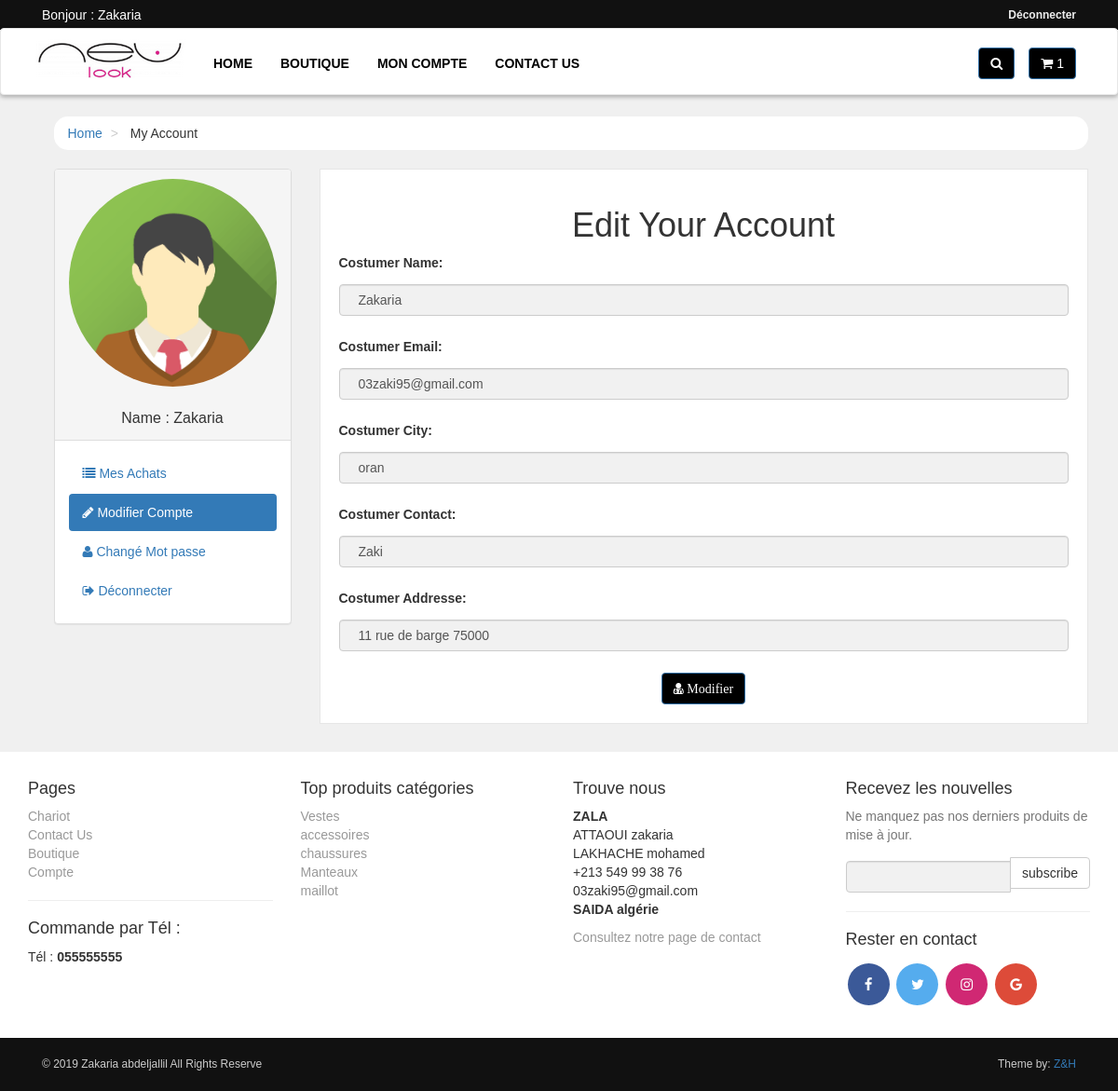
Screenshot of /customer/my_account.php?edit_account (signed in) with the database file from the repository.
### tables this page shows
CREATE TABLE IF NOT EXISTS `customers` (
  `customer_id` int(10) NOT NULL AUTO_INCREMENT,
  `customer_name` varchar(255) NOT NULL,
  `customer_email` varchar(255) NOT NULL,
  `customer_pass` varchar(255) NOT NULL,
  `customer_country` text NOT NULL,
  `customer_city` text NOT NULL,
  `customer_contact` varchar(255) NOT NULL,
  `customer_address` text NOT NULL,
  `customer_image` text NOT NULL,
  `customer_ip` varchar(100) NOT NULL,
  `confirmkey` varchar(255) NOT NULL,
  `confirme` int(1) NOT NULL,
  PRIMARY KEY (`customer_id`)
);

CREATE TABLE IF NOT EXISTS `product_categories` (
  `p_cat_id` int(10) NOT NULL AUTO_INCREMENT,
  `p_cat_title` text NOT NULL,
  `p_cat_desc` text NOT NULL,
  PRIMARY KEY (`p_cat_id`)
);

### customer/edit_account.php (the view, shortened to what this page needs)
<?php
		$customer_session = $_SESSION['customer_email'];
		$get_customer = "select * from customers where customer_email='$customer_session'";
		$run_customer = mysqli_query($con,$get_customer);
        $row_customer = mysqli_fetch_array($run_customer);
        $customer_name = $row_customer['customer_name'];
        $customer_email = $row_customer['customer_email'];
        $customer_city = $row_customer['customer_city'];
        $customer_contact = $row_customer['customer_contact'];
        $customer_address = $row_customer['customer_address'];
		?>
<h1 align="center">Edit Your Account</h1>
<form action="" method="post" enctype="multipart/form-data">
	<div class="form-group">
		<label> Costumer Name:</label>
		<input type="text" value="<?php echo $customer_name; ?>" name="c_name" class="form-control" required>
	</div>
	<div class="form-group">
		<label> Costumer Email:</label>
		<input type="text" value="<?php echo $customer_email; ?>" name="c_email" class="form-control" required>
	</div>
	<div class="form-group">
		<label> Costumer City:</label>
		<input type="text" value="<?php echo $customer_city; ?>" name="c_city" class="form-control" required>
	</div>
	<div class="form-group">
		<label> Costumer Contact:</label>
		<input type="text" value="<?php echo $customer_contact; ?>" name="c_contact" class="form-control" required>
	</div>
	<div class="form-group">
		<label> Costumer Addresse:</label>
		<input type="text" value="<?php echo $customer_address; ?>" name="c_address" class="form-control" required>
	</div>
	<div class="text-center">
		<button name="update" class="btn btn-primary">
			<i class="fa fa-user-md"> Modifier </i>
		</button>
	</div></form>

### customer/my_account.php (shortened to what this page needs)
<?php
if(!isset($_SESSION['customer_email'])){
    echo "<script>window.open('../checkout.php','_self')</script>";
}else{
include("includes/db.php");
?>
<!DOCTYPE html>
<html>
<head>
  <link rel="stylesheet" type="text/css" href="styles/bootstrap-337.min.css">
  <link rel="stylesheet" type="text/css" href="font-awsome/css/font-awesome.min.css">
  <link rel="stylesheet" type="text/css" href="styles/style.css">
</head>
<body>
  <hr>
  <div id="top">
     <div class="container">
       <div class="col-md-6 offer">
               <a href="#" >
                <?php
               if (!isset($_SESSION['customer_email'])){
                echo "Bonjour : Anonyme";
                }else{
                   $customer_session = $_SESSION['customer_email'];
                   $get_customer = "select * from customers where customer_email='$customer_session'";
                   $run_customer = mysqli_query($con,$get_customer);
                   $row_customer = mysqli_fetch_array($run_customer);
                   $customer_name = $row_customer['customer_name'];
                   echo "Bonjour : " .$customer_name. "";
                }
                ?>
               </a>
           </div>
          <div class="col-md-6">
               <ul class="menu">
                   <li>
                       <a href="../checkout.php"><?php
               if (!isset($_SESSION['customer_email'])){
                echo "<b><a href='../checkout.php'> Me connecter </a></b>";
                }else{
                  echo "<b><a href='../logout.php'> Déconnecter </a></b>";
                }
                ?>
                       </a>
                   </li>
               </ul>
           </div>
       </div>
   </div>
   <div id="navbar" class="navbar navbar-default">
       <div class="container">
           <div class="navbar-header">
               <a href="../index.php" class="navbar-brand home">
                   <img src="images/newlookred.png" alt="NewL" class="hidden-xs">
               </a>
           </div>
           <div class="navbar-collapse collapse" id="navigation">
               <div class="padding-nav">
                   <ul class="nav navbar-nav left">
                       <li>
                           <a href="../index.php">Home</a>
                       </li>
                       <li>
                           <a href="../shop.php">Boutique</a>
                       </li>
                       <li>
                           <a href="my_account.php">Mon compte</a>
                       </li>
                       <li>
                           <a href="../contact.php">Contact Us</a>
                       </li>
                   </ul>
               </div>
               <a href="
               ../cart.php" class="btn navbar-btn btn-primary right">
                   <i class="fa fa-shopping-cart"></i>
                   <span><?php items(); ?></span>
               </a>
               <div class="navbar-collapse collapse right">
                   <button class="btn btn-primary navbar-btn" type="button" data-toggle="collapse" data-target="#search">
                       <i class="fa fa-search"></i>
                   </button>
               </div>
           </div>
       </div>
   </div>
   <div id="content">
       <div class="container">
           <div class="col-md-12">
               <ul class="breadcrumb">
                   <li>
                       <a href="index.php">Home</a>
                   </li>
                   <li>
                       My Account
                   </li>
               </ul>
           </div>
           <div class="col-md-3">
   <?php
    include("includes/sidebar.php");
    ?>
           </div>
           <div class="col-md-9">
               <div class="box">
                    <?php
                   if (isset($_GET['edit_account'])){
                       include("edit_account.php");
                   }
                   ?>
               </div>
           </div>
       </div>
   </div>
   <?php
    include("includes/footer.php");
    ?>
</body>
</html>
<?php  }  ?>

### customer/includes/sidebar.php (shortened to what this page needs)
<div class="panel panel-default sidebar-menu">
    <div class="panel-heading">
        <?php
        $customer_session = $_SESSION['customer_email'];
        $get_customer = "select * from customers where customer_email='$customer_session'";
        $run_customer = mysqli_query($con,$get_customer);
        $row_customer = mysqli_fetch_array($run_customer);
        $customer_name = $row_customer['customer_name'];
        if (!isset($_SESSION['customer_email'])) {
        }else{
            echo "
            <center>
                <img src='customer_images/avatar2.png' class='img-responsive' id='avatar2'>
                <br />
                <h3 class='panel-title' align='center'>
                Name : $customer_name
                </h3>
            </center>
            ";
        }
        ?>
    </div>
    <div class="panel-body">
        <ul class="nav-pills nav-stacked nav">
            <li class="<?php if(isset($_GET['my_orders'])){ echo "active"; } ?>">
                <a href="my_account.php?my_orders">
                    <i class="fa fa-list"></i> Mes Achats
                </a>
            </li>
            <li class="<?php if(isset($_GET['edit_account'])){ echo "active"; } ?>">
                <a href="my_account.php?edit_account">
                    <i class="fa fa-pencil"></i> Modifier Compte
                </a>
            </li>
            <li class="<?php if(isset($_GET['change_pass'])){ echo "active"; } ?>">
                <a href="my_account.php?change_pass">
                    <i class="fa fa-user"></i> Changé Mot passe
                </a>
            </li>
            <li>
                <a href="../logout.php">
                    <i class="fa fa-sign-out"></i> Déconnecter
                </a>
            </li>
        </ul>
    </div>
</div>

### customer/includes/footer.php (shortened to what this page needs)
<div id="footer">
    <div class="container">
        <div class="row">
            <div class="col-sm-6 col-md-3">
               <h4>Pages</h4>
                <ul>
                    <li><a href="../cart.php">Chariot</a></li>
                    <li><a href="../contact.php">Contact Us</a></li>
                    <li><a href="../shop.php">Boutique</a></li>
                    <li><a href="my_account.php">Compte</a></li>
                </ul>
                <hr>
                <h4>Commande par Tél :</h4>
                 <ul>
                    <li> Tél : <b>055555555</b> </li>
                </ul>
            </div>
            <div class="com-sm-6 col-md-3">
                <h4>Top produits catégories</h4>
                <ul>
                     <?php
                        $get_p_cats = "select * from product_categories";
                        $run_p_cats = mysqli_query($con,$get_p_cats);
                        while($row_p_cats=mysqli_fetch_array($run_p_cats)){
                            $p_cat_id = $row_p_cats['p_cat_id'];
                            $p_cat_title = $row_p_cats['p_cat_title'];
                            echo "
                                <li>
                                    <a href='../shop.php?p_cat=$p_cat_id'>
                                        $p_cat_title
                                    </a>
                                </li>
                            ";
                        }
                    ?>
                </ul>
            </div>
            <div class="col-sm-6 col-md-3">
                <h4>Trouve nous</h4>
                <p>
                    <strong>ZALA</strong>
                    <br/>ATTAOUI zakaria
                    <br/>LAKHACHE mohamed
                    <br/>+213 549 99 38 76
                    <br/>03zaki95@gmail.com
                    <br/><strong>SAIDA algérie</strong>
                </p>
                <a href="../contact.php">Consultez notre page de contact</a>
            </div>
            <div class="col-sm-6 col-md-3">
                <h4>Recevez les nouvelles</h4>
                <p class="text-muted">
                    Ne manquez pas nos derniers produits de mise à jour.
                </p>
                <form action="" method="post">
                    <div class="input-group">
                        <input type="text" class="form-control" name="email">
                        <span class="input-group-btn">
                            <input type="submit" value="subscribe" class="btn btn-default">
                        </span>
                    </div>
                </form>
                <hr>
                <h4>Rester en contact</h4>
                <p id="socil">
                    <a href="https://www.facebook.com/Boutique-New-Look-Sa%C3%AFda-173258006100670/?__tn__=%3C-R&eid=ARC7XaQDip1U3q0kxnn0m7DMOM4ysZ1ov8kBeCkuk9FM-GJGt1MH6CJyxbtInIHiIgJDDgXCwC0tRJYz&hc_ref=ARTNoMknNaHMvTI7SXWu7dn4jk-oR5C0eW2V3U8pyaEHgNyaiPfd3hozqvTotS15SXk&__xts__[0]=68.ARBFXVDKtUAlV0mnv-p7MN8GCSaozTFH0aztiGZDKze9IK78Kg9H7kldxnVwneeIg3P_9k7oUHTuo8XhXvqzH5t4ohxiQcXbZXbVEubJ9csMyraxZm_lG6aXxwNdUqH-Ij75-QWP6OtweqHVf5xKGbD3kQ-n1W1M6HNNUJSzd7-c7ZBgixae_F-MSf7Uye1roaIxzhJEONnIP5_fqGpV7xz1T7kioDRVUzbJrmAA-1ETQT2_maJcOrXIay45lgHMR8oCefZzaC0aChiRbIcUkIgE1xv71fam0r2Yu0oxPozpmF1UL1fHIRjeSVr2FHv02rIDaQgp8oqU4MFqBhtgCwazHC6oj8WsLaBRIIDCDr3OXjXCF8ePP6E" class="fa fa-facebook" target="_blank"></a>
                    <a href="#" class="fa fa-twitter"></a>
                    <a href="https://www.instagram.com/boutiquenewlooksaida/" class="fa fa-instagram" target="_blank"></a>
                    <a href="#" class="fa fa-google"></a>
                </p>
            </div>
        </div>
    </div>
</div>
<div id="copyright">
    <div class="container">
        <div class="col-md-6">
            <p class="pull-left">&copy; 2019 Zakaria abdeljallil All Rights Reserve</p>
        </div>
        <div class="col-md-6">
            <p class="pull-right">Theme by: <a href="#">Z&H</p>
        </div>
    </div>
</div>

### customer/styles/style.css (style rules this page uses)
body { font-size: 14px; line-height: 1.42857143; color: #333333; background: #f0f0f0; overflow-x: hidden; }
#top { background: #111111; padding: 6px 0; position: fixed; top: 0; left: 0; width: 100%; z-index: 10; }
#top .offer { color: #ffffff; }
#top a { color: #ffffff; }
#top ul.menu { padding-top: 2px; margin: 0px; text-align: right; font-size: 12px; list-style: none; }
#top ul.menu > li { display: inline-block; }
#top ul.menu > li a { color: #eeeeee; }
.navbar { box-shadow: 0px 2px 5px rgba(0, 0, 0, .3); background: #ffffff; top: 30px; position: fixed; width: 100%; z-index: 10; }
.navbar-collapse .right { float: right; }
.navbar-brand { float: left; padding: 10px 15px; font-size: 18px; line-height: 20px; height: 70px; }
.navbar ul.nav > li > a { color: black; text-transform: uppercase; font-weight: bold; font-size: 14px; }
.padding-nav { padding-top: 12px; }
.btn-primary { -webkit-transition-duration: 0.4s; background-color: black; }
.box { background: #ffffff; margin: 0 0 30px; border: solid 1px #e6e6e6; box-sizing: border-box; padding: 20px; }
#content { padding-left: 25px; }
#footer { background: #FFFFFF; padding: 20px 0; }
#footer a { color: #999999; padding: 0; text-decoration: none; }
#footer ul { list-style: none; padding-left: 0px; }
#copyright { background: #111111; color: #cccccc; padding: 20px 0px; font-size: 12px; }
#copyright p { margin: 0px; }
.breadcrumb { padding: 8px 15px; margin-bottom: 20px; background: #ffffff; border-radius: 15px; }
.breadcrumb> li + li:before { content: ">\00a0"; color: #cccccc; }
#content .panel.sidebar-menu { box-sizing: border-box; background: #ffffff; }
#content .panel.sidebar-menu h3 { padding: 5px 0px; margin: 0px; }
.row::after { content: ""; clear: both; display: table; }
body, html { height: 100%; }
* { box-sizing: border-box; }
input[type=text], input[type=password] { width: 100%; padding: 15px; margin: 5px 0 22px 0; border: none; background: #f1f1f1; }
body { font-family: Arial, Helvetica, sans-serif; }
input[type=text], input[type=password] { width: 100%; padding: 12px 20px; margin: 8px 0; display: inline-block; border: 1px solid #ccc; box-sizing: border-box; }
button { background-color: black; color: white; border: none; }
#socil .fa { padding: 15px; font-size: 15px; width: 45px; text-align: center; text-decoration: none; margin: 5px 2px; border-radius: 50%; }
#socil .fa-facebook { background: #3B5998; color: white; }
#socil .fa-twitter { background: #55ACEE; color: white; }
#socil .fa-google { background: #dd4b39; color: white; }
#socil .fa-instagram { background: #D02873; color: white; }
#avatar2 { border-radius: 50%; }

### rows the page displays
customers: customer_name "Zakaria", c_name "Zakaria", c_email "03zaki95@gmail.com", c_city "oran", c_contact "Zaki", c_address "11 rue de barge 75000"
product_categories: p_cat_title "Vestes"
product_categories: p_cat_title "accessoires"
product_categories: p_cat_title "chaussures"
product_categories: p_cat_title "Manteaux"
product_categories: p_cat_title "maillot"

### other values shown
$count_items "1"
